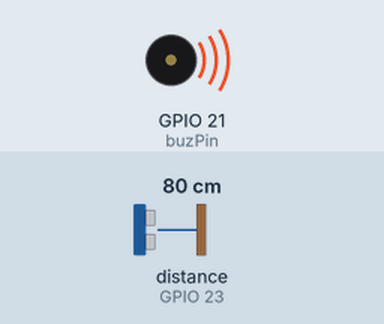
Bench run of a sketch on a simulated ESP32. Parts: buzzer (waves = sounding). Wiring (inferred from the names in the program): ultrasonic range finder: trigger GPIO 22; echo GPIO 23. The inputs (shaded band) are chosen by the test bench; at power-on: distance to the obstacle (sensor on GPIO 23) 80 cm. The echo pulse lasts 58.3 µs per cm; what the sketch prints to the serial monitor is not drawn.

Above: at 0.1 s.
Timing chart, 0 to 1.6 s (numbered marks = the images above):
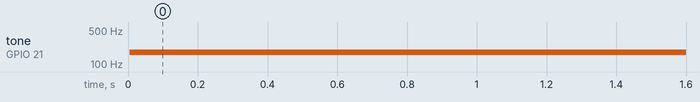

Measured:
- by itself, tone on GPIO 21 (buzPin): silent → 174 Hz at 0.01 s

The sketch:

TaskA.ino
```cpp
const int trigPin = 22;
const int echoPin = 23;

// setting PWM properties
//const int freq = 5000;
const int ledChannel = 0;
const int resolution = 8;
const int buzPin = 21;
const int duty = 32;

void playNote(int distance, int dur){
  int ren = 600;
  ren = ren-distance;
  if (ren >600){
    ledcSetup(ledChannel, 600, resolution);
    ledcWrite(ledChannel, duty);
  }
  else if (ren <30){
    ledcSetup(ledChannel, 100, resolution);
    ledcWrite(ledChannel, duty);
  }
  else{
    ledcSetup(ledChannel, ren, resolution);
    ledcWrite(ledChannel, duty);
  }
  Serial.print(ren);

 // Serial.println(note);
  //delay(dur);
}

void setup()
{
  Serial.begin(115200);
  pinMode(trigPin, OUTPUT);
  pinMode(echoPin, INPUT);
  ledcAttachPin(buzPin, ledChannel);

}


void loop()
{
  long duration, distance;
  //Triggering by 10us pulse
  digitalWrite(trigPin, LOW); // trig low for 2us
  delayMicroseconds(2);
  digitalWrite(trigPin, HIGH); // trig high for 10us
  delayMicroseconds(10);
  digitalWrite(trigPin, LOW);
  //getting duration for echo pulse
  duration = pulseIn(echoPin, HIGH);
  //sound speed = 340 m/s = 34/1000 cm/us
  //distance = duration * 34/1000 * 1/2

  distance = duration * 17 / 1000;
  playNote(distance*6-0x30,100);
  //Serial.print(distance);
  //Serial.print("cm");
  Serial.println();
  delay(100);
}
```
